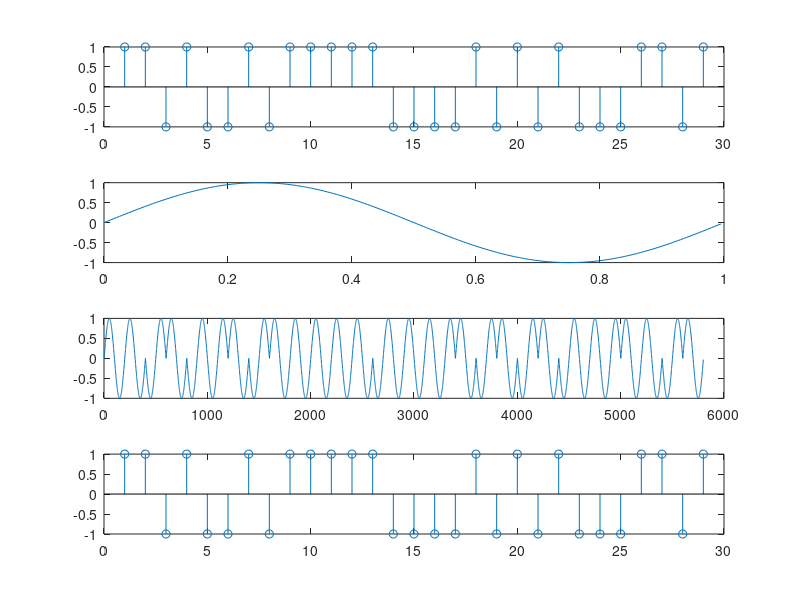

The MATLAB script that drew this image:
function Demodulation_Phase_Shift_Key()
%200 samples
fs = 200;
t = [0:1/fs:1-1/fs];

%Carrier wave
f = 1;
carrier = sin(2*pi*f*t);

%Our Signal
x = [1 1 0 1 0 0 1 0 1 1 1 1 1 0 0 0 0 1 0 1 0 1 0 0 0 1 1 0 1];
signal_size = length(x);

%Making polar
x (x == 0) = -1;

%Modulated signal
modulated_signal = [];
for i=1:signal_size
    temp = x(i)*carrier;
    modulated_signal = cat(2, modulated_signal, temp);   
end

%Demodulation
for i=1:length(modulated_signal)/length(carrier)
   temp = modulated_signal((i-1)*length(carrier)+1:i*length(carrier));
   check = sum(temp.*carrier)/length(carrier);
   
   if check > 0
       y(i) = 1;
   else
       y(i) = -1;
   end
end


%plot
figure
subplot(4,1,1)
stem(x)
subplot(4,1,2)
plot(t,carrier)
subplot(4,1,3)
plot(modulated_signal)
subplot(4,1,4)
stem(y)
end
